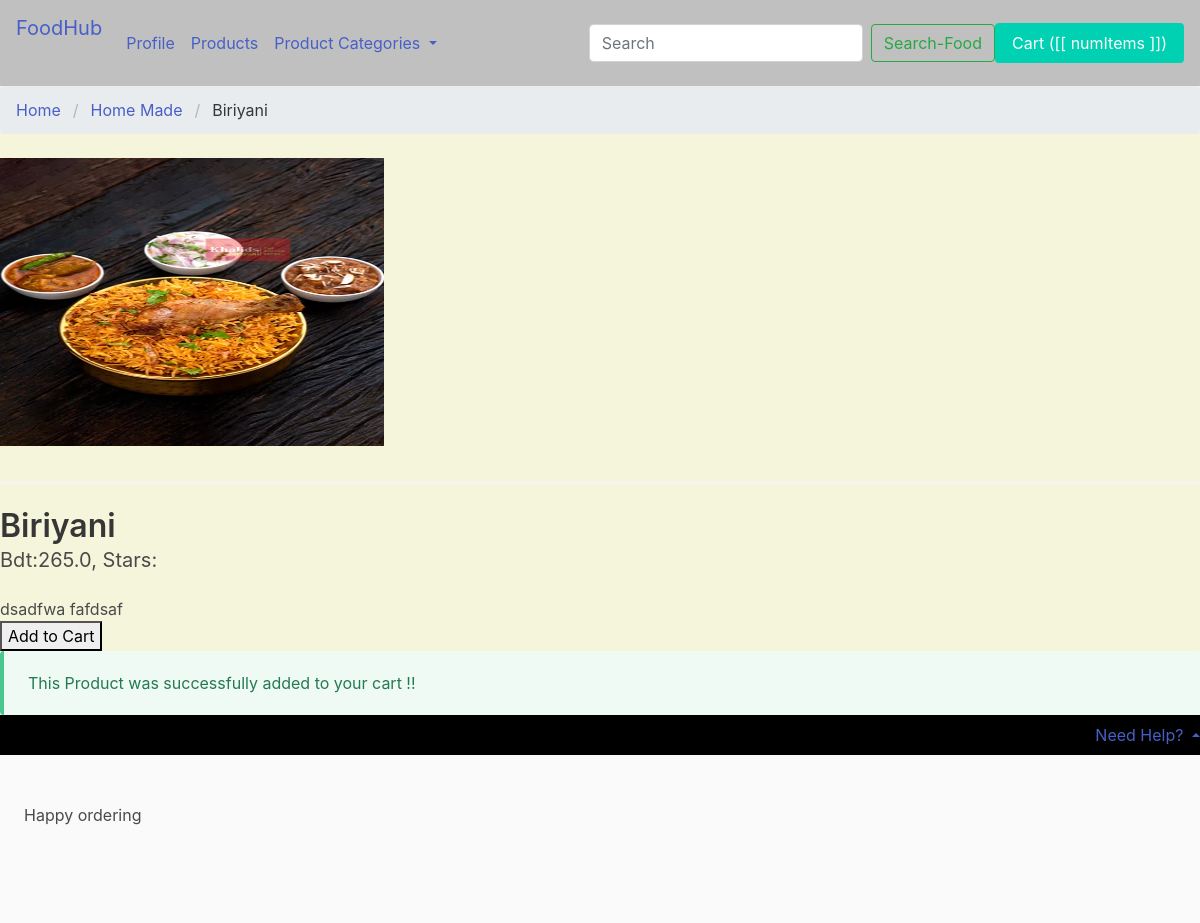
The app's page /home-made/biriyani, older data.
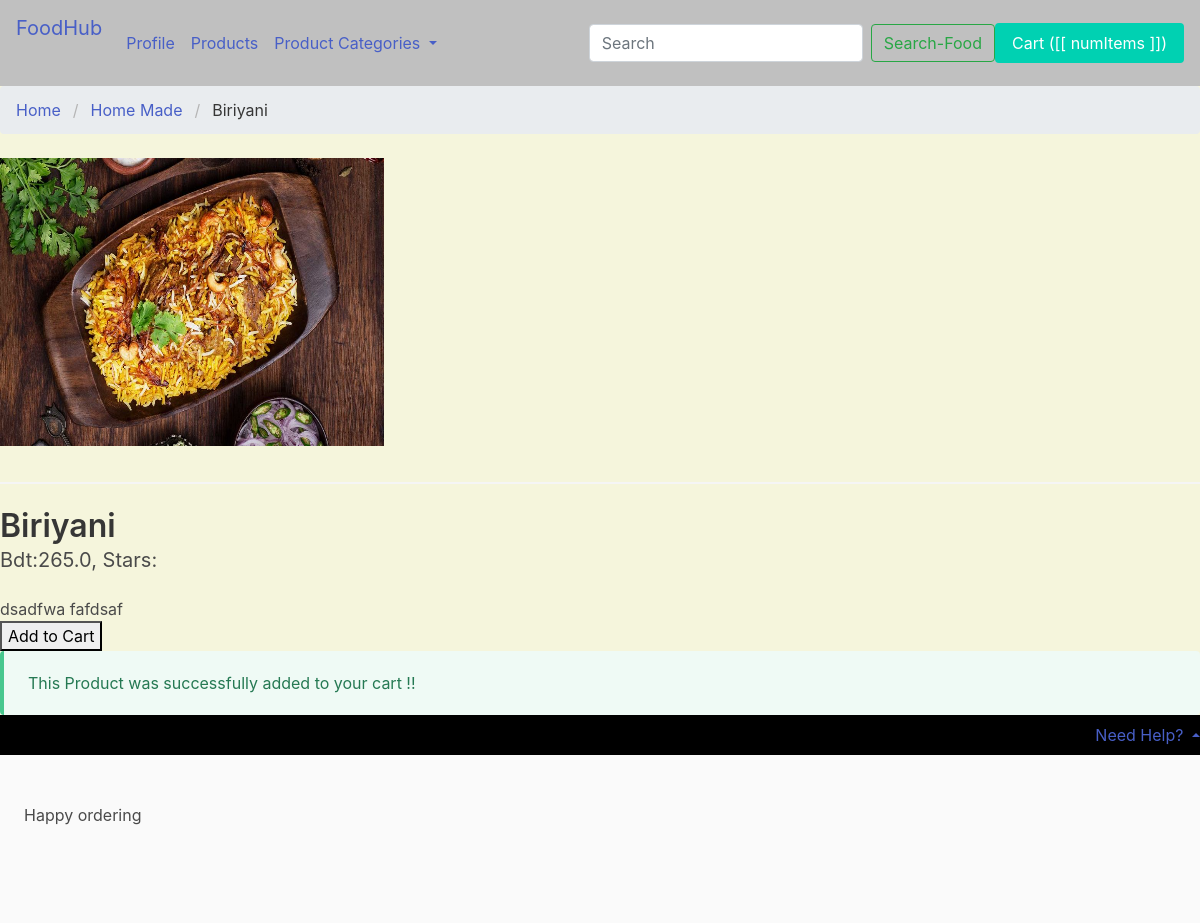
The same page, newer data.
### Products/models.py (models this page shows, shortened)
class BaseModel(models.Model):
    created_at = models.DateTimeField(auto_now=True)
    updated_at = models.DateTimeField(auto_now=True)
    class Meta:
        abstract = True

class Product(BaseModel):
    category = models.ForeignKey(Category, related_name='products', on_delete=models.CASCADE)
    parent = models.ForeignKey('self', related_name='variants', on_delete=models.CASCADE, blank=True, null=True)
    title = models.CharField(max_length=100)
    slug = models.SlugField(unique=True, blank=True, null=True)
    product_description = models.TextField(blank=True, null=True)
    product_price = models.FloatField(default=1)
    is_featured = models.BooleanField(default=False)
    image = models.ImageField(upload_to='uploads', null=True,blank=True)
    thumbnail= models.ImageField(upload_to='uploads', null=True,blank=True)
    date_added = models.DateTimeField(auto_now=True)
    class Meta:
        ordering = ('-date_added',)

class Category(models.Model):
    parent = models.ForeignKey('self', related_name='children', on_delete=models.CASCADE, blank=True, null=True)
    title = models.CharField(max_length=100)
    slug = models.SlugField(max_length=100, blank=True, null=True)
    ordering = models.IntegerField(default=0)
    is_featured = models.BooleanField(default=False)
    class Meta:
        verbose_name_plural = 'Categories'
        ordering = ('ordering',)
    def __str__(self):
        return str(self.title)

### Products/views.py (the view)
# urls.py: path('<slug:category_slug>/<slug:slug>', Product_details_view, name='Product_details_view'),
def Product_details_view(request, category_slug, slug):
    product = get_object_or_404(Product, slug=slug)
    context = { 'product':product,
               }
    return render(request, 'product_details.html',context)

### Cart/cart.py (called while the page is built)
    def get_total_length(self):
        return sum(int(item['quantity']) for item in self.cart.values())

    def get_total_cost(self):
        if "Total_price" in self.cart.values():
            return sum(float(item.get('Total_price', 0)) for item in self.cart.values())
        else:
            return 0

### Cart/context_processors.py (called while the page is built)
def cart(request):
    return{'cart' : Cart(request)}

### Products/context_processors.py (called while the page is built)
def menu_categories(request):
    categories = Category.objects.all()
    return {'menu_categories':categories}

### Products/templates/product_details.html (shortened to what this page needs)
{% extends 'base.html' %}
{%block content%}
<div id="productapp">
    <nav class="breadcrumb" aria-label="breadcrumbs">
        <ul>
            <li><a href="{% url 'home' %}">Home</a></li>
            <li><a href="{% url 'category_detail' product.category.slug %}">{{ product.category.title }}</a></li>
            <li class="is-active"><a href="{% url 'Product_details_view' product.category.slug product.slug %}">{{ product.title }}</a></li>
        </ul>
    </nav>
    <div class="columns">
        <div class="column is-4">
            <figure class="image is-4by3">
                <img src="/media/{{product.image}}">
            </figure>
        </div>
    </div>
    <hr>
    <h1 class="title">{{ product.title }}</h1>
    <h2 class="subtitle">Bdt:{{ product.product_price }}, Stars: </h2>
    {% if product.product_description %}
        <p>{{ product.product_description }}</p>
    {% endif %}
    <button @click="addtocart({{product.id}},{{product.product_price}})">Add to Cart</button>
     <article class="message is-success" v-if="show_message" >
      <div class="message-body">
        This Product was successfully added to your cart !!
      </div>
    </article>
</div>
{%endblock%}

### Food_ordering_web/templates/base.html (shortened to what this page needs)
{% load static %}
<!DOCTYPE html>
<html>
    <head>
        <link rel="stylesheet" href="#">
        <link rel="stylesheet" href="https://maxcdn.bootstrapcdn.com/bootstrap/4.5.2/css/bootstrap.min.css">
        <link rel="stylesheet" href="https://cdn.jsdelivr.net/npm/bulma@0.9.0/css/bulma.min.css">
        <link rel="stylesheet" href="{% static 'main.css'%}">
    </head>
    <body>
        <nav class="navbar navbar-expand-lg" id="navcart">
            <a class="navbar-brand" href="/">FoodHub</a>
            <div class="collapse navbar-collapse" id="navbarSupportedContent">
              <ul class="navbar-nav mr-auto">
                <li class="nav-item">
                  <a class="nav-link" href="/login">Profile</a>
                </li>
                <li class="nav-item">
                  <a class="nav-link" href="/product">Products</a>
                </li>
                <li class="nav-item dropdown">
                  <a class="nav-link dropdown-toggle" href="#" id="navbarDropdown" role="button" data-toggle="dropdown" aria-haspopup="true" aria-expanded="false">
                    Product Categories
                  </a>
                </li>
              </ul>
              <form class="form-inline my-2 my-lg-0">
                <input class="form-control mr-sm-2" type="search" placeholder="Search" aria-label="Search">
                <button class="btn btn-outline-success my-2 my-sm-0" type="submit">Search-Food</button>
              </form>
              <div  class= "nav-item"  data_cart_item="{{cart.get_total_length}}" total_cost_item="{{cart.get_total_cost}}">
                <a href="{% url 'cart'%}" class="button is-primary">Cart ([[ numItems ]]) </></a>
              </div>
            </div>
          </nav>
        {%block content%}
        {%endblock%}
        <nav class="navbar2">
          <div class="ml-auto">
              <ul class="navbar-nav">
                  <li class="nav-item dropdown dropup">
                      <a class="nav-link dropdown-toggle" href="#" id="navbarDropdown" role="button" data-toggle="dropdown" aria-haspopup="true" aria-expanded="false">
                          Need Help?
                      </a>
                  </li>
              </ul>
          </div>
      </nav>
    <footer class='footer'>Happy ordering</footer>
  </body>
</html>

### static/main.css (style rules this page uses)
body { background: beige; }
nav.navbar { background: silver; }
nav.navbar2 { background: black; display: flex; justify-content: flex-end; }

Row changes from the older to the newer data that the page shows:
changed Product "Biriyani": image: a different picture
